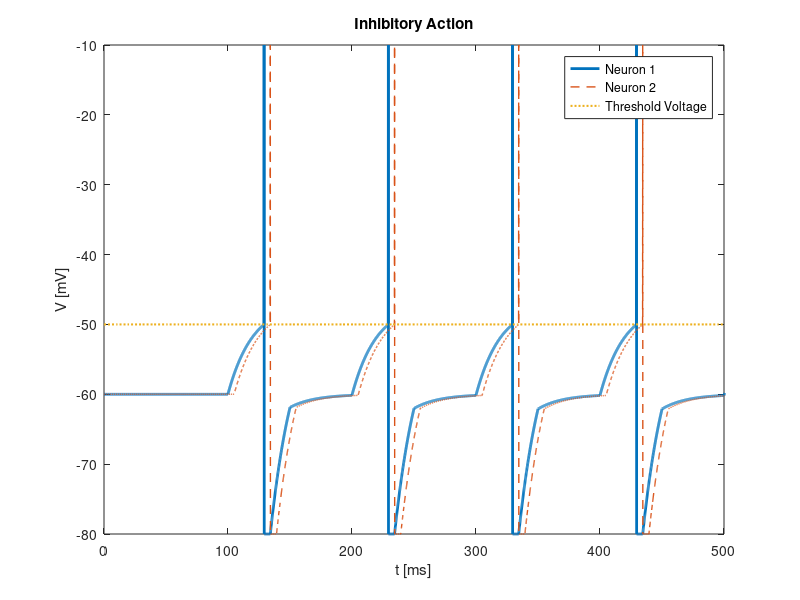

Write MATLAB code to recreate this figure.
clearvars
clearvars -global
% PARAMETERS -------------------------------------------------------------  
R = 10e6;      % membrane resistance [ohms]
tau = 20;      % time constant [s]
I0 = 1.3e-6;   % external current amplitude [mA]   
N = 10000;     % number of data points for calculations
vTH = -50;     % threshold voltage
vRest = -60;   % rest potential
vReset = -80;  % reset potential
vSpike = -10;  % spike potential
refP = 5;      % absolute refractory period
de = 0.99;      % decay rate of inhibitory neurotransmitters
inhibit = 1;   % 1 -> use inhibitory neurotransmitters, 0 -> don't use
   
% SETUP ------------------------------------------------------------------
% time interval for modeling
tmin = 0;
tmax = 50*tau;
t = linspace(tmin, tmax, N);
dt = t(2) - t(1);

% Membrane voltage [mV] for neuron 1
V = vRest .* ones(1, N);
% Membrane current [mA] for neuron 1                  
Iext = zeros(1, N);
% Membrane voltage [mV] for neuron 2
V2 = vRest .* ones(1, N);
% Membrane current [mA] for neuron 2                
Iext2 = zeros(1, N);
% Inhibitory neurotransmitter 1
E = zeros(1, N);
% Inhibitory neurotransmitter 2
E2 = zeros(1, N);
   
% EXTERNAL STIMULUS  -----------------------------------------------------
s = 50;         % How far apart the pulses are between the neur
num_pulses = 6;  % How many pulses for neuron 1
num_pulses2 = 6;  % How many pulses for neuron 2
pulse_len = 500; % Length of each pulse (same for both neurons)
ratio = 1;       % current2/current1
ix = zeros(num_pulses, 1);
ix2 = zeros(num_pulses, 1);
for i = 1:num_pulses
    ix(i) = round(i * 2 * pulse_len);
    Iext(ix(i):ix(i)+pulse_len)=I0;
end
for i = 1:num_pulses2
    ix2(i) = round(i * 2 * pulse_len);
    Iext2(ix2(i)+s:ix2(i)+pulse_len+s)=ratio*I0;
end

% Finite Difference method  ==============================================
d1 = 0;
d2 = 0;
for c = 1 : N - 1
   V(c+1)=V(c)+(dt/tau) * (-V(c)+vRest+R*Iext(c));
   V2(c+1)=V2(c)+(dt/tau) * (-V2(c)+vRest+R*Iext2(c));
   E(c+1)=de*E(c)*inhibit;
   E2(c+1)=de*E2(c)*inhibit;
   
   % Spike if threshold met, then reset immediately after
   if V(c+1) > vTH
       V(c) = vSpike;
       V(c+1) = vReset;
       d1 = round(refP / dt);
       E(c+1)=inhibit;
   end
   if V2(c+1) > vTH
       V2(c) = vSpike;
       V2(c+1) = vReset;
       d2 = round(refP / dt);
       E2(c+1)=inhibit;
   end
   
   % Keep voltage fixed during refractory period
   if d1 > 0
       V(c+1) = vReset;
       d1 = d1 - 1;
   end
   if d2 > 0
       V2(c+1) = vReset;
       d2 = d2 - 1;
   end
end

% GRAPHICS  ==============================================================
plot(t, V, 'linewidth', 2)
hold on
plot(t, V2, '--', 'linewidth', 1);
plot(linspace(0,N*dt), linspace(vTH,vTH), ':', 'linewidth', 1.5);
xlabel('t [ms]');
ylabel('V [mV]');
legend('Neuron 1', 'Neuron 2', 'Threshold Voltage')
axis([0 0.5*tmax -inf inf])
if inhibit == 1
    title('Inhibitory Action')
elseif inhibit == 0
    title('No Inhibitory Action')
end
hold off